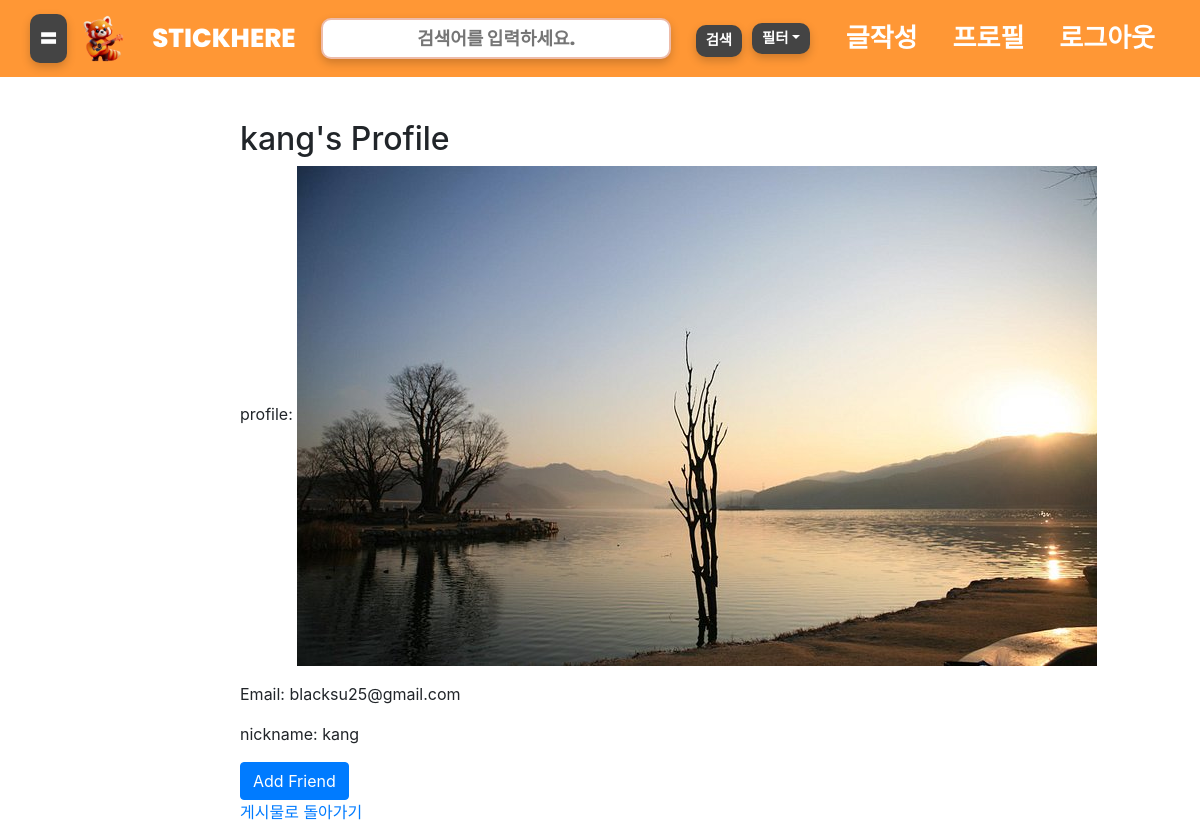
The page /profile/9/ (signed in) on the database its author committed.
### account/models.py (models this page shows, shortened)
class User(AbstractBaseUser):
    email = models.EmailField(verbose_name='email', max_length=80, unique=True)
    nickname = models.CharField(verbose_name='닉네임', max_length=100)
    lat = models.FloatField(verbose_name='위도', max_length=10, default=33.450701)
    lnt = models.FloatField(verbose_name='경도', max_length=10, default=126.570667)
    gender= models.CharField(verbose_name='성별',max_length=50, choices=User_gender.choices, default=User_gender.male)
    number = models.CharField(verbose_name='연락처', max_length=50)
    birth = models.DateField()
    hobbies = MultiSelectField(choices=Hobby_choices.choices, verbose_name='취미', default=Hobby_choices.기타, null=True,help_text='다중선택 가능')
    user_type = models.CharField(verbose_name='유저타입',max_length=50, choices=User_type.choices, default=User_type.일반)
    img = models.ImageField(upload_to='media/uploads/', blank=True, null=True, default='uploads/logo.png')
    is_active = models.BooleanField(default=True)
    is_admin = models.BooleanField(default=False)
    objects=UserManager()
    USERNAME_FIELD = 'email'
    REQUIRED_FIELDS = ['nickname','number']

### account/views.py (the view)
# urls.py: path('profile/<int:pk>/', view=profile_view, name='profile_view'),
@login_required
def profile_view(request, pk):
    author = get_object_or_404(User, pk=pk)
    friend_request_sent = False
    if request.user.is_authenticated and request.user != author:
        friend_request_sent = FriendRequst.objects.filter(
            from_user=request.user,
            to_user=author,
            status='pending'
        ).exists()
    return render(request, 'profile_view.html', {
        'author': author,
        'friend_request_sent': friend_request_sent
    })

### account/templates/profile_view.html
{% extends 'base.html' %}
{%load static%}
{% block content %}
<h2>{{ author.nickname }}'s Profile</h2>
<p>profile: <img src="{{ author.img.url }}"></p>
<p>Email: {{ author.email }}</p>
<p>nickname: {{author.nickname}}</p>
{% if author != request.user %}
    {% if friend_request_sent %}
        <p>친구  <a href="{% url 'dm_view' author.id%}">메시지 보내기</a></p>
    {% else %}
        <a href="{% url 'send_friend_request' author.id %}" class="btn btn-primary">Add Friend</a>
    {% endif %}
{% else %}
    <a href="{% url 'profile_edit'  %}">프로필 수정</a>
{% endif %}
<br>
<a href="{% url 'shorts_board_list' %}">게시물로 돌아가기</a>
{% endblock %}

### account/static/css/style.css (style rules this page uses)
body { margin: 0; padding: 0; box-sizing: border-box; font-family: Arial, sans-serif; }
.btn { padding: 10px 20px; background-color: #f56c00; border: none; color: white; cursor: pointer; border-radius: 10px; }

### rows shown on the page
User: nickname "kang", img (picture), email "blacksu25@gmail.com"
